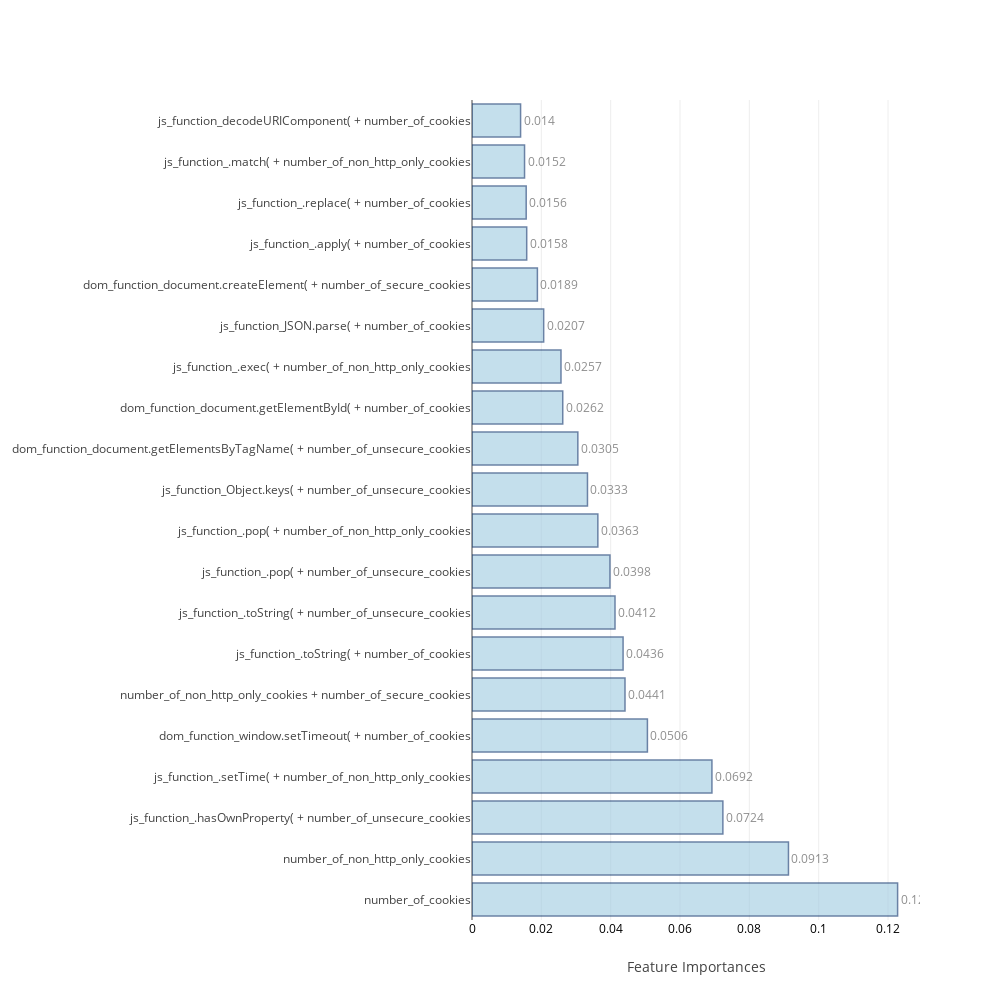

Source (notebook cell):
### Code cell
avg_feat_impt=(pd.concat((f_r,f_e), axis=1).mean(axis=1).sort_values(ascending=False))
feat_impt_plot(avg_feat_impt[0:20])

### Figure 1 — Plotly figure (JSON) as saved in the notebook; plotly's stock layout.template omitted (floating-point values rounded to 4 significant figures)
{"data": [{"marker": {"color": "rgb(158,202,225)", "line": {"color": "rgb(8,48,107)", "width": 1.5}}, "opacity": 0.6, "orientation": "h", "text": [0.1228, 0.0913, 0.0724, 0.0692, 0.0506, 0.0441, 0.0436, 0.0412, 0.0398, 0.0363, 0.0333, 0.0305, 0.0262, 0.0257, 0.0207, 0.0189, 0.0158, 0.0156, 0.0152, 0.014], "textposition": "outside", "type": "bar", "uid": "5e7fca1a-789c-42eb-bf67-b1c2af56da22", "x": [0.1228, 0.09128, 0.07236, 0.0692, 0.05059, 0.04413, 0.04357, 0.04125, 0.03979, 0.0363, 0.03331, 0.03053, 0.02617, 0.02566, 0.02067, 0.01886, 0.01578, 0.01563, 0.01515, 0.01401], "y": ["number_of_cookies", "number_of_non_http_only_cookies", "js_function_.hasOwnProperty( + number_of_unsecure_cookies", "js_function_.setTime( + number_of_non_http_only_cookies", "dom_function_window.setTimeout( + number_of_cookies", "number_of_non_http_only_cookies + number_of_secure_cookies", "js_function_.toString( + number_of_cookies", "js_function_.toString( + number_of_unsecure_cookies", "js_function_.pop( + number_of_unsecure_cookies", "js_function_.pop( + number_of_non_http_only_cookies", "js_function_Object.keys( + number_of_unsecure_cookies", "dom_function_document.getElementsByTagName( + number_of_unsecure_cookies", "dom_function_document.getElementById( + number_of_cookies", "js_function_.exec( + number_of_non_http_only_cookies", "js_function_JSON.parse( + number_of_cookies", "dom_function_document.createElement( + number_of_secure_cookies", "js_function_.apply( + number_of_cookies", "js_function_.replace( + number_of_cookies", "js_function_.match( + number_of_non_http_only_cookies", "js_function_decodeURIComponent( + number_of_cookies"]}], "layout": {"autosize": false, "height": 1000, "width": 1000, "xaxis": {"tickfont": {"color": "black", "size": 12}, "title": "Feature Importances"}, "yaxis": {"automargin": true}}}
